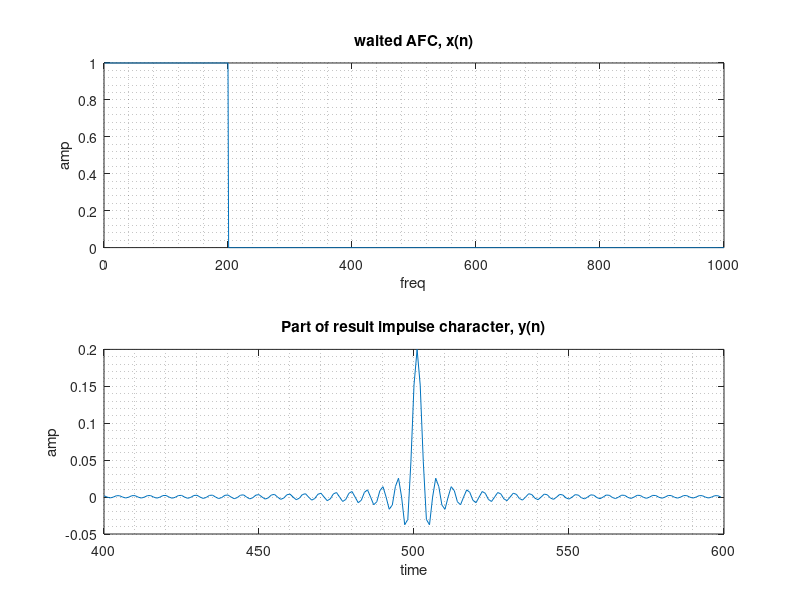
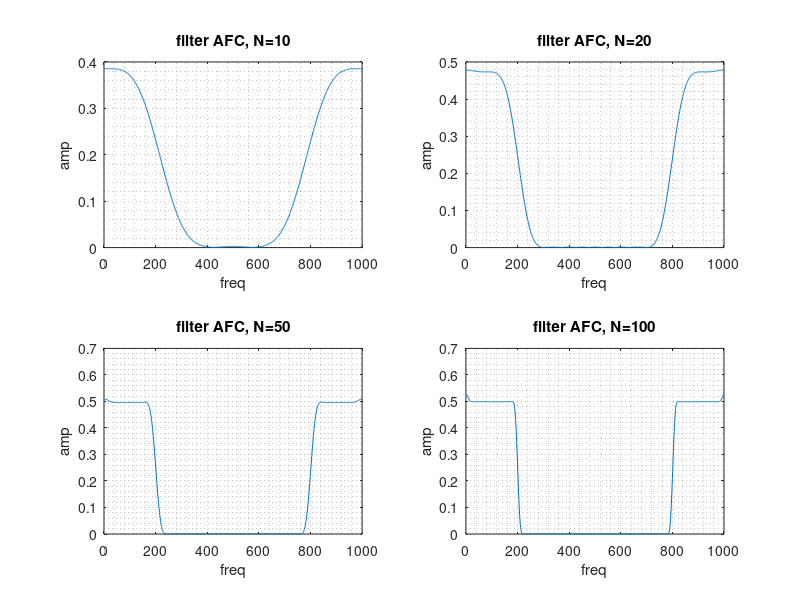

Write the MATLAB code that produced these figures, in order.
clear;

fs = 1000;
ts = 0:1/fs:1-1/fs;
N = length(ts);

x = zeros(N,1);
x(1:200) = 1;

y = real(ifftshift(ifft(x)));

subplot(2,1,1);
plot(x), grid minor;
xlabel('freq');
ylabel('amp');
title('waited AFC, x(n)');

subplot(2,1,2);
plot(N/2-100:N/2+100-1,y(N/2-100:N/2+100-1)), grid minor;
xlabel('time');
ylabel('amp');
title('Part of result impulse character, y(n)');

a = zeros(N,1);
a(1) = 1;
figure;

Nf1 = 5;
af1 = filter(y(N/2-Nf1:N/2+Nf1-1).*hamming(Nf1*2),1,a);
subplot(2,2,1);
plot(abs(fft(af1))), grid minor;
xlabel('freq');
ylabel('amp');
title('filter AFC, N=10');

Nf2 = 10;
af2 = filter(y(N/2-Nf2:N/2+Nf2-1).*hamming(Nf2*2),1,a);
subplot(2,2,2);
plot(abs(fft(af2))), grid minor;
xlabel('freq');
ylabel('amp');
title('filter AFC, N=20');

Nf3 = 25;
af3 = filter(y(N/2-Nf3:N/2+Nf3-1).*hamming(Nf3*2),1,a);
subplot(2,2,3);
plot(abs(fft(af3))), grid minor;
xlabel('freq');
ylabel('amp');
title('filter AFC, N=50');

Nf4 = 50;
af4 = filter(y(N/2-Nf4:N/2+Nf4-1).*hamming(Nf4*2),1,a);
subplot(2,2,4);
plot(abs(fft(af4))), grid minor;
xlabel('freq');
ylabel('amp');
title('filter AFC, N=100');
